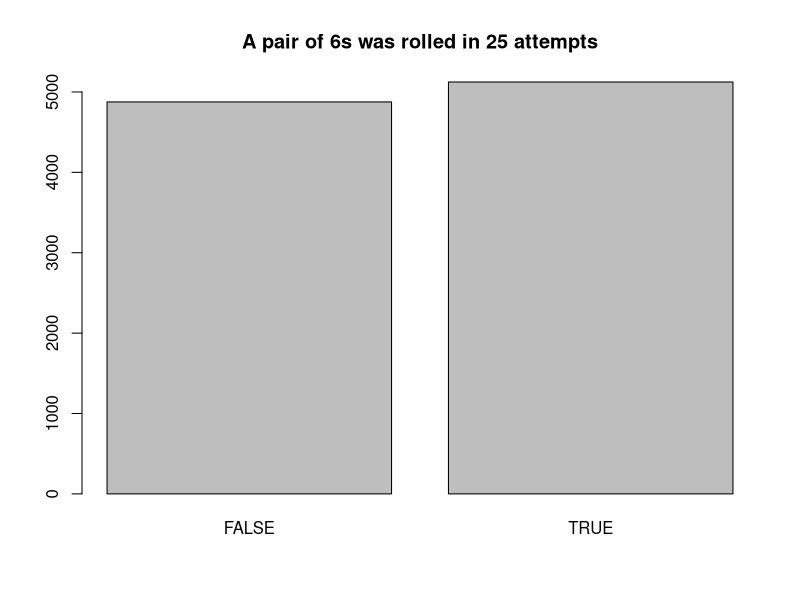

This chart was generated by the following R code:
## ---- chunk 1
# The plyr package has the mapvalues function
require(plyr)

# Define the parameters
max_trials <- 10000
num_rolls <- 25

# Create a matrix that has max_trials*num_rolls rows and 2 columns. This represents the dice being rolled in pairs.
demere <- rowSums(matrix(sample(1:6, 2*max_trials*num_rolls, replace=T), ncol=2))

# Convert each pair of dice into an individual success or failure and count the number of successes in each row. We consider a pair of 6s a success.
demere_successes <-
  rowSums(matrix(mapvalues(demere,
                           c(2, 3, 4, 5, 6, 7, 8, 9, 10, 11, 12),
                           c(0, 0, 0, 0, 0, 0, 0, 0, 0, 0, 1)),
                 ncol=num_rolls))

# Convert the number of successes for each set of rolls into a logical value representing whether or not a pair of 6s was rolled.
trials <- (demere_successes > 0)

# Display the final results
barplot(table(trials), main=paste("A pair of 6s was rolled in", num_rolls, "attempts"))

summary(trials)
